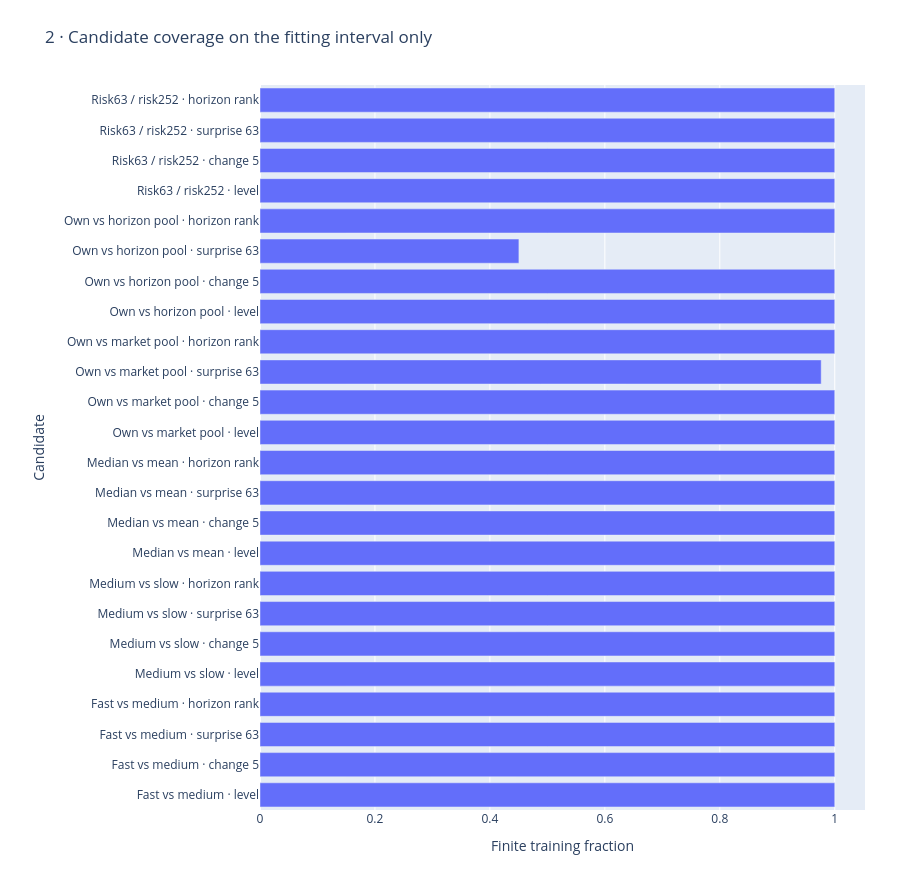

The code cell stored with this chart in its notebook:
### Markdown cell above
## Usable coverage

Finite training coverage is not proof of predictive value. Missing input histories remain missing.

### Code cell
figures[1].show()

### Figure 1 — Plotly figure (JSON) as saved in the notebook; plotly's stock layout.template omitted (floating-point values rounded to 4 significant figures)
{"data": [{"orientation": "h", "type": "bar", "x": [1, 1, 1, 1, 1, 1, 1, 1, 1, 1, 1, 1, 1, 1, 0.9764, 1, 1, 1, 0.4505, 1, 1, 1, 1, 1], "y": ["Fast vs medium · level", "Fast vs medium · change 5", "Fast vs medium · surprise 63", "Fast vs medium · horizon rank", "Medium vs slow · level", "Medium vs slow · change 5", "Medium vs slow · surprise 63", "Medium vs slow · horizon rank", "Median vs mean · level", "Median vs mean · change 5", "Median vs mean · surprise 63", "Median vs mean · horizon rank", "Own vs market pool · level", "Own vs market pool · change 5", "Own vs market pool · surprise 63", "Own vs market pool · horizon rank", "Own vs horizon pool · level", "Own vs horizon pool · change 5", "Own vs horizon pool · surprise 63", "Own vs horizon pool · horizon rank", "Risk63 / risk252 · level", "Risk63 / risk252 · change 5", "Risk63 / risk252 · surprise 63", "Risk63 / risk252 · horizon rank"]}], "layout": {"height": 880, "legend": {"orientation": "h", "y": -0.38}, "margin": {"b": 70, "l": 260, "r": 35, "t": 85}, "title": {"text": "2 · Candidate coverage on the fitting interval only"}, "xaxis": {"title": {"text": "Finite training fraction"}}, "yaxis": {"title": {"text": "Candidate"}}}}
